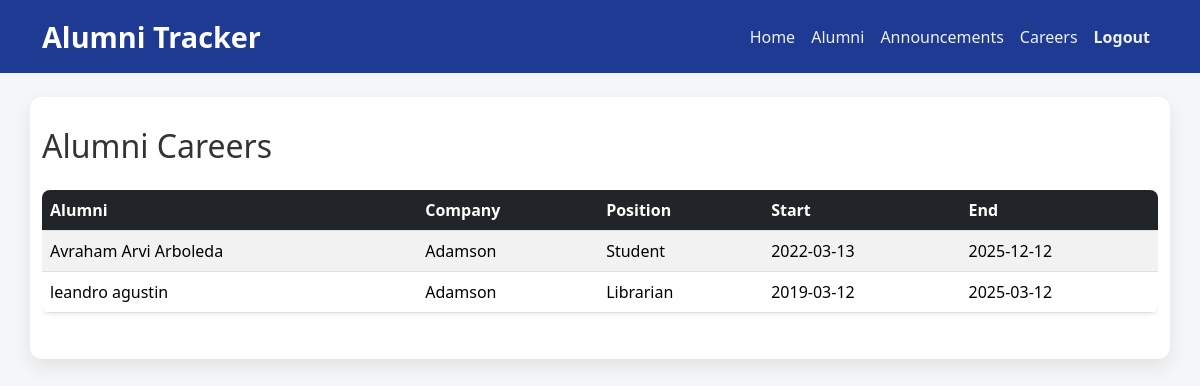
The app's page /careers (signed in) with its own data.
### tables this page shows
CREATE TABLE careers (
    career_id INTEGER PRIMARY KEY AUTOINCREMENT,
    alumni_id INTEGER,
    company_name TEXT NOT NULL,
    position TEXT NOT NULL,
    start_date TEXT NOT NULL,
    end_date TEXT,
    FOREIGN KEY (alumni_id) REFERENCES alumni(alumni_id)
);

CREATE TABLE alumni (
    alumni_id INTEGER PRIMARY KEY AUTOINCREMENT,
    first_name TEXT NOT NULL,
    last_name TEXT NOT NULL,
    email TEXT UNIQUE NOT NULL,
    phone TEXT,
    graduation_year INTEGER,
    program_id INTEGER, password TEXT,
    FOREIGN KEY (program_id) REFERENCES programs(program_id)
);

### app.py (the view)
@app.route("/careers")
def careers():
    careers_list = get_careers()
    return render_template("careers.html", careers=careers_list)

### app.py (called while the page is built)
def get_db_connection():
    conn = sqlite3.connect(DB_PATH)
    conn.row_factory = sqlite3.Row
    return conn

def get_careers():
    conn = get_db_connection()
    careers = conn.execute("""
        SELECT c.*, a.first_name, a.last_name
        FROM careers c LEFT JOIN alumni a
        ON c.alumni_id = a.alumni_id
    """).fetchall()
    conn.close()
    return careers

### templates/careers.html (shortened to what this page needs)
{% extends "base.html" %}
{% block content %}
<div class="d-flex justify-content-between align-items-center mb-3">
    <h2>Alumni Careers</h2>
</div>
<div class="table-responsive">
    <table class="table table-striped table-hover shadow-sm">
      <thead class="table-dark">
        <tr>
          <th>Alumni</th>
          <th>Company</th>
          <th>Position</th>
          <th>Start</th>
          <th>End</th>
        </tr>
      </thead>
      <tbody>
        {% for career in careers %}
        <tr>
          <td>{{ career.first_name }} {{ career.last_name }}</td>
          <td>{{ career.company_name }}</td>
          <td>{{ career.position }}</td>
          <td>{{ career.start_date }}</td>
          <td>{{ career.end_date or 'Present' }}</td>
        </tr>
        {% else %}
        <tr>
            <td colspan="6" class="text-center">No careers found. Please add one.</td>
        </tr>
        {% endfor %}
      </tbody>
    </table>
</div>
{% endblock %}

### static/css/style.css (style rules this page uses)
body { font-family: 'Segoe UI', Tahoma, Geneva, Verdana, sans-serif; background-color: #f4f6f8; color: #333; margin: 0; padding: 0; }
table { width: 100%; border-collapse: collapse; margin-bottom: 20px; background-color: #ffffff; box-shadow: 0 4px 12px rgba(0,0,0,0.05); border-radius: 8px; overflow: hidden; }
th, td { padding: 12px 15px; text-align: left; border-bottom: 1px solid #e0e0e0; }
th { background-color: #1f3a93; color: #ffffff; font-weight: 600; }
tr:nth-child(even) { background-color: #f9f9f9; }
h1, h2, h3, p { text-align: center; }

### records on screen
careers: first_name "Avraham Arvi", last_name "Arboleda", company_name "Adamson", position "Student", start_date "2022-03-13", end_date "2025-12-12"
careers: first_name "leandro", last_name "agustin", company_name "Adamson", position "Librarian", start_date "2019-03-12", end_date "2025-03-12"
